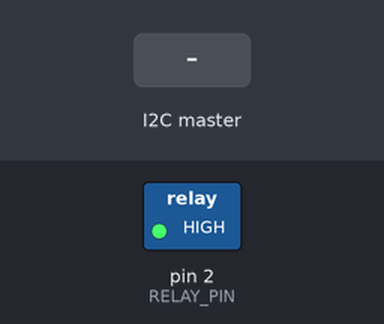
Recording of a sketch running on a simulated Arduino Uno, built with avr-gcc and run on an emulated ATmega328P. On the bench: switched loads named in the sketch (green lamp = pin HIGH). The test bench sets the inputs (shaded band). What the sketch prints to the serial monitor is not drawn.

Above: at 1.2 s.
1.3 s: the I2C master sends the byte 0
Timing chart, 0 to 4.3 s (numbered marks = the images above; inputs shaded):
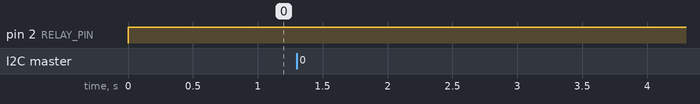

Measured:
- after the input at 1.3 s, every drawn part: stays the same

The sketch:

arduino.ino
```cpp
#include <SoftwareSerial.h>
#include <Wire.h>

int RELAY_PIN = 2;
int c = 0;

void setup() {
  // put your setup code here, to run once:

    Wire.begin(8);                /* join i2c bus with address 8 */
    Wire.onReceive(receiveEvent); /* register receive event */
    pinMode(RELAY_PIN, OUTPUT);
    Serial.begin(9600);

}

void loop() {
  // put your main code here, to run repeatedly:
  if (c == 1){

  }
  if (c == 0){
    digitalWrite(RELAY_PIN, HIGH);
  }

  delay(100);

}


void receiveEvent() {

 while (0 <Wire.available()) {
     c = Wire.read();      /* receive byte as a character */

  }
    Serial.println(c);
    if (c == 48){
        Serial.println("Relay ON");
        digitalWrite(RELAY_PIN, LOW);
        delay(100);
      }

      if (c == 49){
        Serial.println("Relay OFF");
        digitalWrite(RELAY_PIN, HIGH);
      }        /* to newline */
}
```
